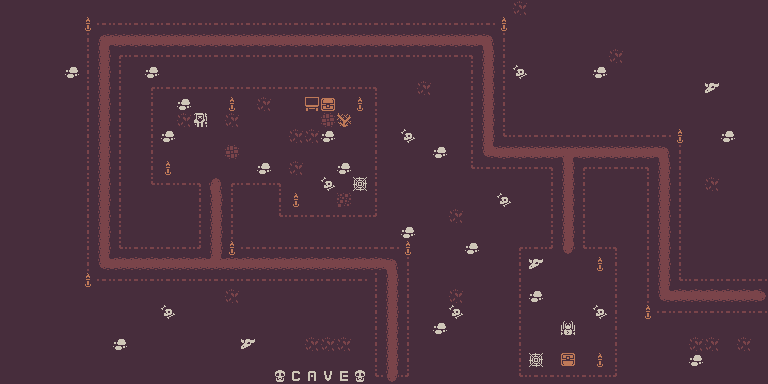

A 2D game scene composited from a Tiled map and its tileset images. What follows is a short description and the map's XML, with each tile layer's data collapsed to a summary:
An orthogonal 48x24 tile map with 16x16 px tiles, 3 tile layers (cave-ground, cave-collide, cave-events).

<map version="1.2" tiledversion="1.3.0" orientation="orthogonal" renderorder="right-down" compressionlevel="-1" width="48" height="24" tilewidth="16" tileheight="16" infinite="0" nextlayerid="5" nextobjectid="1">
 <tileset firstgid="1" source="cave-tileset.tsx" />
 <layer id="1" name="cave-ground" width="48" height="24">
  <data>[1152 cells, 1152 non-empty, 1152 distinct tile ids]</data>
 </layer>
 <layer id="2" name="cave-collide" width="48" height="24">
  <data>[1152 cells, 945 non-empty, 945 distinct tile ids]</data>
 </layer>
 <layer id="4" name="cave-events" width="48" height="24">
  <data>[1152 cells, 29 non-empty, 29 distinct tile ids]</data>
 </layer>
</map>
